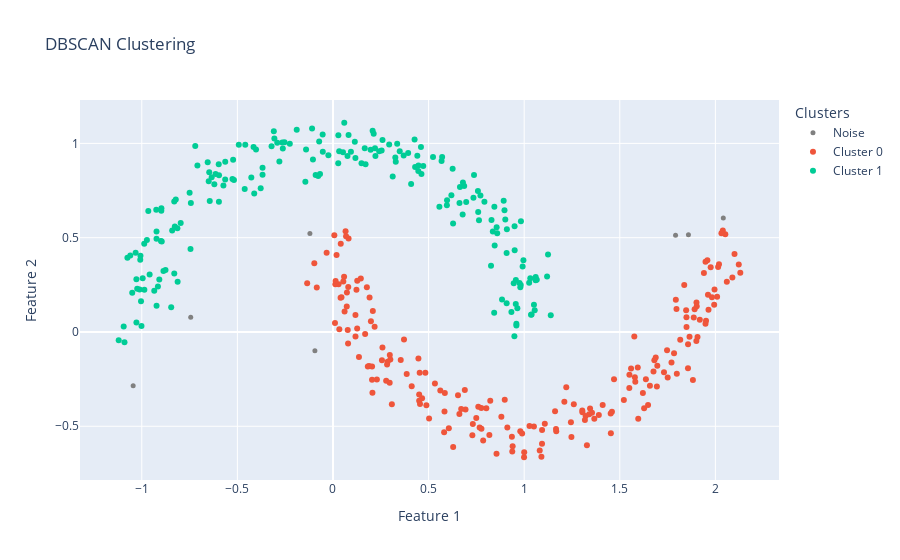

The code cell stored with this chart in its notebook:
### Markdown cell above
## Distances 🏃♀️🏃♀️

You can also play around in the metric parameter. With this dataset, you won't see much of a difference but you can still try different values when dealing with other types of datasets.

### Code cell
# Instanciation de DBSCAN
db = DBSCAN(eps=0.2, min_samples=10, metric="manhattan", algorithm="brute")

# Ajustement du modèle sur les données
db.fit(X)

# Récupération des labels (clusters détectés)
labels = db.labels_

# Création d'une figure interactive avec Plotly
fig = go.Figure()

# Boucle pour visualiser chaque cluster
for cluster_id in np.unique(labels):
    # Gestion des points bruités (label = -1)
    if cluster_id == -1:
        cluster_points = X[labels == cluster_id]
        fig.add_trace(go.Scatter(
            x=cluster_points[:, 0], 
            y=cluster_points[:, 1],
            mode="markers",
            marker=dict(color="grey", size=5, symbol="circle"),
            name="Noise"
        ))
    else:
        # Points appartenant à un cluster
        cluster_points = X[labels == cluster_id]
        fig.add_trace(go.Scatter(
            x=cluster_points[:, 0], 
            y=cluster_points[:, 1],
            mode="markers",
            name=f"Cluster {cluster_id}"
        ))

# Configuration de la figure
fig.update_layout(
    title="DBSCAN Clustering",
    xaxis_title="Feature 1",
    yaxis_title="Feature 2",
    legend_title="Clusters",
)

fig.show()

### Figure 1 — Plotly figure (JSON) as saved in the notebook; plotly's stock layout.template omitted (floating-point values rounded to 4 significant figures; data arrays with more than 128 entries replaced by an {"elided": "..."} marker saying what was removed)
{"data": [{"marker": {"color": "grey", "size": 5, "symbol": "circle"}, "mode": "markers", "name": "Noise", "type": "scatter", "x": [1.792, -0.1207, -0.09463, -0.7441, -1.045, 1.859, 2.041], "y": [0.5126, 0.5228, -0.09898, 0.07768, -0.2855, 0.5161, 0.6046]}, {"mode": "markers", "name": "Cluster 0", "type": "scatter", "x": {"elided": "195 float values"}, "y": {"elided": "195 float values"}}, {"mode": "markers", "name": "Cluster 1", "type": "scatter", "x": {"elided": "198 float values"}, "y": {"elided": "198 float values"}}], "layout": {"legend": {"title": {"text": "Clusters"}}, "title": {"text": "DBSCAN Clustering"}, "xaxis": {"title": {"text": "Feature 1"}}, "yaxis": {"title": {"text": "Feature 2"}}}}
